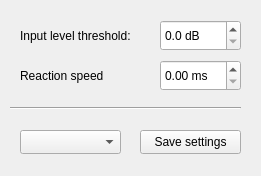
<?xml version="1.0" encoding="UTF-8"?>
<ui version="4.0">
 <class>MainWindow</class>
 <widget class="QMainWindow" name="MainWindow">
  <property name="geometry">
   <rect>
    <x>0</x>
    <y>0</y>
    <width>261</width>
    <height>176</height>
   </rect>
  </property>
  <property name="windowTitle">
   <string>Conferatus config tool</string>
  </property>
  <widget class="QWidget" name="centralwidget">
   <widget class="QPushButton" name="installFirmwareButton">
    <property name="geometry">
     <rect>
      <x>140</x>
      <y>130</y>
      <width>101</width>
      <height>24</height>
     </rect>
    </property>
    <property name="text">
     <string>Save settings</string>
    </property>
   </widget>
   <widget class="QLabel" name="thresholdLabel">
    <property name="geometry">
     <rect>
      <x>20</x>
      <y>20</y>
      <width>131</width>
      <height>31</height>
     </rect>
    </property>
    <property name="text">
     <string>Input level threshold:</string>
    </property>
   </widget>
   <widget class="QDoubleSpinBox" name="thresholdSetSpinBox">
    <property name="geometry">
     <rect>
      <x>160</x>
      <y>20</y>
      <width>81</width>
      <height>31</height>
     </rect>
    </property>
    <property name="suffix">
     <string> dB</string>
    </property>
    <property name="decimals">
     <number>1</number>
    </property>
    <property name="maximum">
     <double>60.000000000000000</double>
    </property>
   </widget>
   <widget class="QLabel" name="reactionSpeedLabel">
    <property name="geometry">
     <rect>
      <x>20</x>
      <y>60</y>
      <width>131</width>
      <height>31</height>
     </rect>
    </property>
    <property name="text">
     <string>Reaction speed</string>
    </property>
   </widget>
   <widget class="QDoubleSpinBox" name="reactionSpeedSetSpinBox">
    <property name="geometry">
     <rect>
      <x>160</x>
      <y>60</y>
      <width>81</width>
      <height>31</height>
     </rect>
    </property>
    <property name="suffix">
     <string> ms</string>
    </property>
    <property name="maximum">
     <double>60.000000000000000</double>
    </property>
    <property name="singleStep">
     <double>0.500000000000000</double>
    </property>
   </widget>
   <widget class="Line" name="line">
    <property name="geometry">
     <rect>
      <x>10</x>
      <y>100</y>
      <width>231</width>
      <height>16</height>
     </rect>
    </property>
    <property name="orientation">
     <enum>Qt::Horizontal</enum>
    </property>
   </widget>
   <widget class="QComboBox" name="comboBox">
    <property name="geometry">
     <rect>
      <x>20</x>
      <y>130</y>
      <width>101</width>
      <height>24</height>
     </rect>
    </property>
    <property name="editable">
     <bool>false</bool>
    </property>
    <property name="currentText">
     <string/>
    </property>
    <item>
     <property name="text">
      <string/>
     </property>
    </item>
    <item>
     <property name="text">
      <string>Revert</string>
     </property>
    </item>
    <item>
     <property name="text">
      <string>Preset1</string>
     </property>
    </item>
    <item>
     <property name="text">
      <string>Preset2</string>
     </property>
    </item>
   </widget>
  </widget>
 </widget>
 <resources/>
 <connections/>
</ui>
